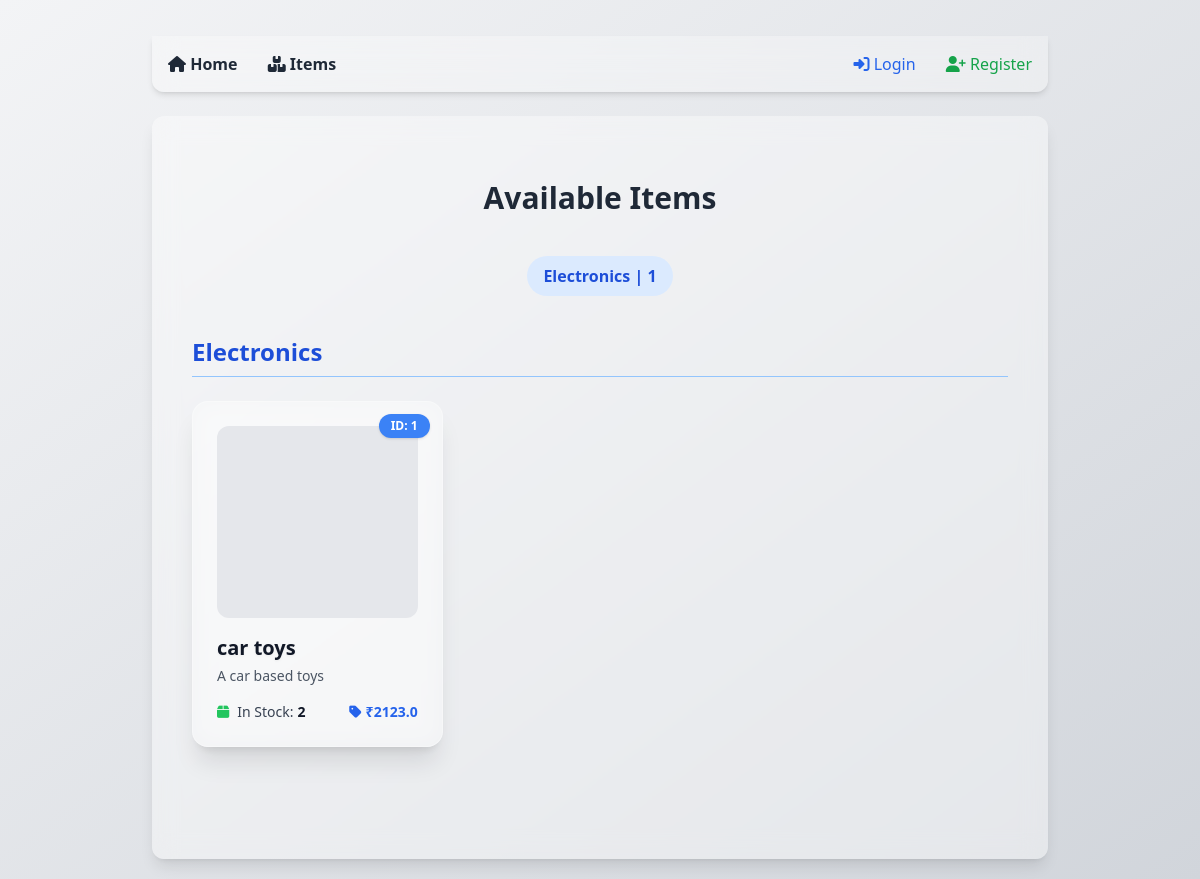
/items, run on an earlier commit of the app's database.
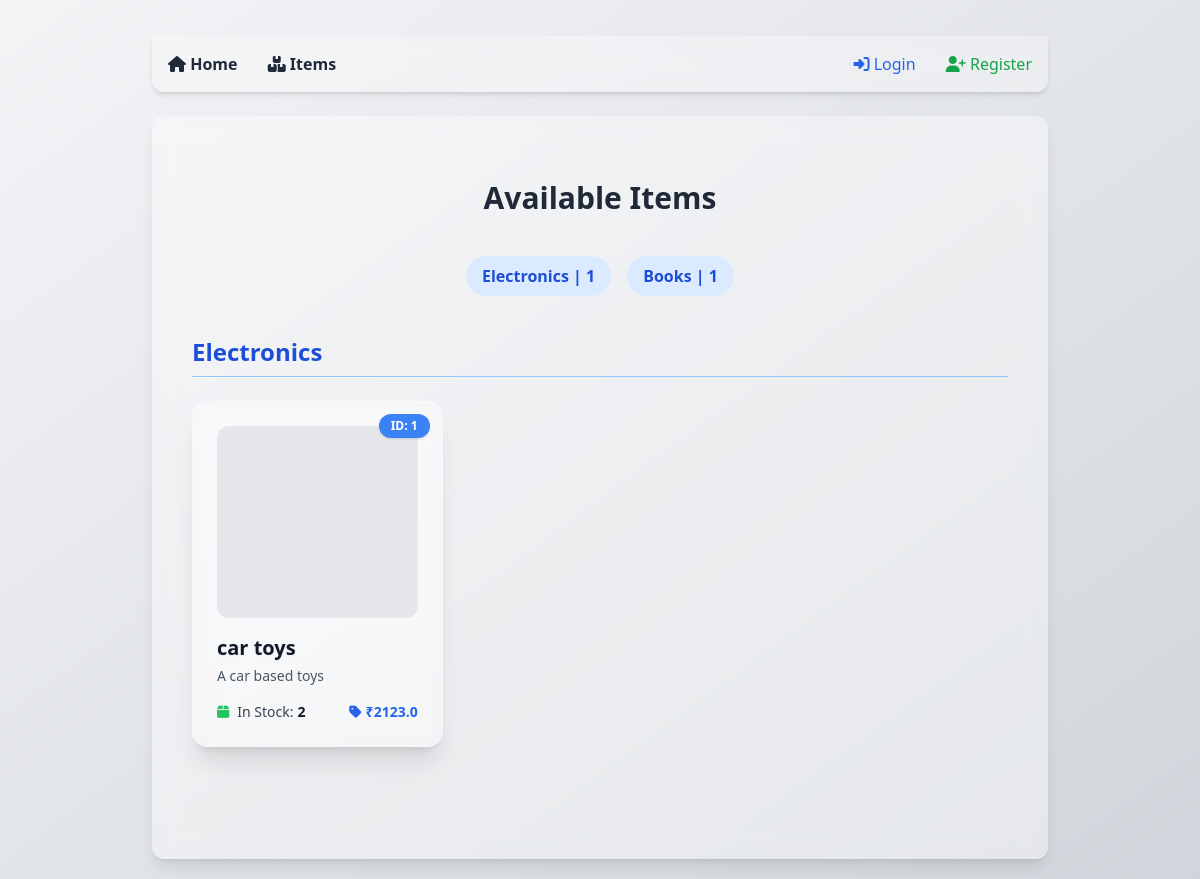
And on a later commit of the database.
### tables this page shows
CREATE TABLE items (
            id INTEGER PRIMARY KEY AUTOINCREMENT,
            name TEXT,
            about TEXT,
            category TEXT,
            price REAL,
            stock INTEGER,
            image_url TEXT
        );

### routes/itemsRoutes.py (the view)
@items_bp.route('/items')
def show_items():
    conn = get_db_connection()
    conn.row_factory = sqlite3.Row
    cursor = conn.cursor()
    cursor.execute("SELECT * FROM items")
    items = cursor.fetchall()
    grouped_items = defaultdict(list)
    for item in items:
        grouped_items[item['category']].append(item)
    item_categories = {}
    for k in grouped_items.keys():
        item_categories[k] = len(grouped_items[k])
    cursor.close()
    conn.close()
    return render_template("items.html", grouped_items=grouped_items, item_categories=item_categories)

### db.py (called while the page is built)
def get_db_connection():
    conn = sqlite3.connect('ecommerce.db')  # This will create the file if it doesn't exist
    conn.row_factory = sqlite3.Row         # Optional: return rows as dictionaries
    return conn

### templates/items.html (shortened to what this page needs)
{% extends "base.html" %}
{% block content %}
<div class="max-w-6xl mx-auto px-4 py-10">
    <h2 class="text-3xl font-bold text-gray-800 mb-10 text-center">Available Items</h2>
    <div class="flex flex-wrap justify-center gap-4 mb-10">
        {% for category in grouped_items.keys() %}
        <button onclick="showCategory('{{ category|replace(' ', '_') }}')"
            class="category-tab bg-blue-100 hover:bg-blue-300 text-blue-700 font-semibold px-4 py-2 rounded-full transition">
            {{ category }} | {{ item_categories[category] }}
        </button>
        {% endfor %}
    </div>
    {% for category, items in grouped_items.items() %}
    <section id="section-{{ category|replace(' ', '_') }}"
        class="category-section mb-12 {% if not loop.first %}hidden{% endif %}">
        <h3 class="text-2xl font-semibold text-blue-700 mb-6 border-b border-blue-300 pb-2">{{ category }}</h3>
        <div class="grid grid-cols-1 sm:grid-cols-2 lg:grid-cols-3 gap-8">
            {% for item in items %}
            <div
                class="bg-white/20 backdrop-blur-md p-6 rounded-2xl shadow-xl hover:shadow-2xl transition transform hover:-translate-y-1 hover:scale-[1.02] border border-white/30">
                <div
                    class="absolute top-3 right-3 bg-blue-500 text-white text-xs font-bold px-3 py-1 rounded-full shadow">
                    ID: {{ item.id }}
                </div>
                <div class="h-48 w-full bg-gray-200 rounded-xl mb-4 bg-cover bg-center"
                    style="background-image: url('{{ item.image_url }}');">
                </div>
                <div class="mb-4">
                    <h4 class="text-xl font-extrabold text-gray-900 drop-shadow-sm">{{ item.name }}</h4>
                    <p class="text-sm text-gray-600 mt-1">{{ item.about }}</p>
                </div>
                <div class="flex flex-col gap-3 mt-4">
                    <div class="flex items-center justify-between text-sm">
                        <span class="flex items-center text-gray-700">
                            <i class="fas fa-box mr-2 text-green-500"></i>
                            In Stock: <strong class="ml-1 text-gray-900">{{ item.stock }}</strong>
                        </span>
                        <span class="flex items-center text-blue-600 font-bold">
                            <i class="fas fa-tag mr-1"></i> ₹{{ item.price }}
                        </span>
                    </div>
                </div>
            </div>
            {% endfor %}
        </div>
    </section>
    {% endfor %}
</div>
{% endblock %}

What changed in the data, as far as the page shows it:
added items: category "Books", category "1", shown under "Available Items"
